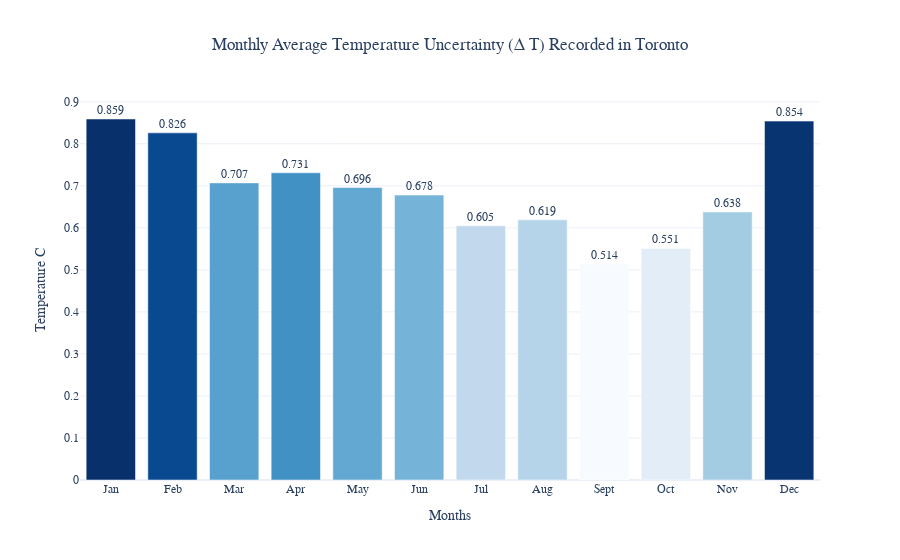

The code cell stored with this chart in its notebook:
### Code cell
plotlychart(torontom,cityname='Toronto',attr='AverageTemperatureUncertainty',sequence='Monthly')

### Figure 1 — Plotly figure (JSON) as saved in the notebook; plotly's stock layout.template omitted (floating-point values rounded to 4 significant figures)
{"data": [{"marker": {"color": [0.859, 0.826, 0.707, 0.731, 0.696, 0.678, 0.605, 0.619, 0.514, 0.551, 0.638, 0.854], "colorscale": [[0, "rgb(247,251,255)"], [0.125, "rgb(222,235,247)"], [0.25, "rgb(198,219,239)"], [0.375, "rgb(158,202,225)"], [0.5, "rgb(107,174,214)"], [0.625, "rgb(66,146,198)"], [0.75, "rgb(33,113,181)"], [0.875, "rgb(8,81,156)"], [1, "rgb(8,48,107)"]]}, "name": "Average", "text": [0.859, 0.826, 0.707, 0.731, 0.696, 0.678, 0.605, 0.619, 0.514, 0.551, 0.638, 0.854], "textposition": "outside", "type": "bar", "x": ["Jan", "Feb", "Mar", "Apr", "May", "Jun", "Jul", "Aug", "Sept", "Oct", "Nov", "Dec"], "y": [0.859, 0.826, 0.707, 0.731, 0.696, 0.678, 0.605, 0.619, 0.514, 0.551, 0.638, 0.854]}], "layout": {"font": {"family": "sora", "size": 12}, "title": {"text": "Monthly Average Temperature Uncertainty (Δ T) Recorded in Toronto", "x": 0.5}, "xaxis": {"title": {"text": "Months"}}, "yaxis": {"title": {"text": "Temperature C"}}}}
